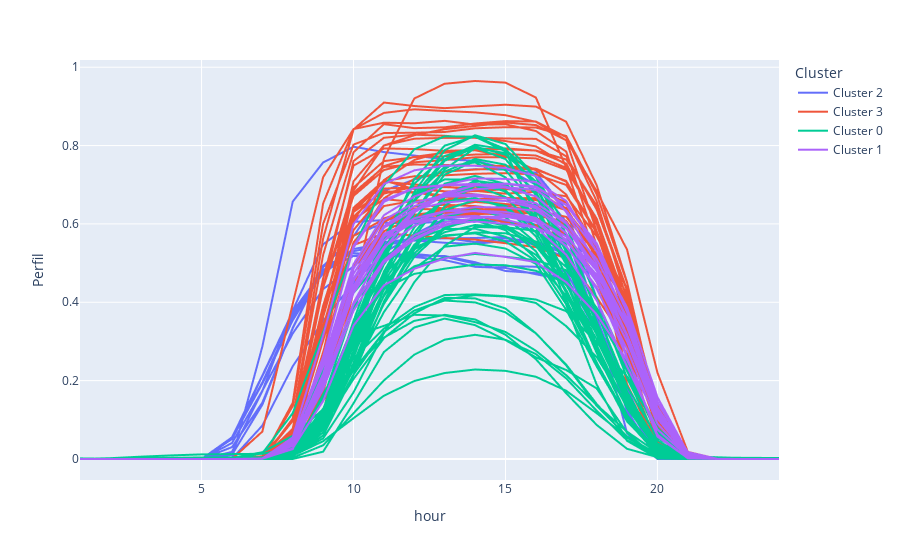

The cell this chart's notebook holds for it:
### Code cell
show_resulting_profile(perfil_PV,kmeans_solar)
